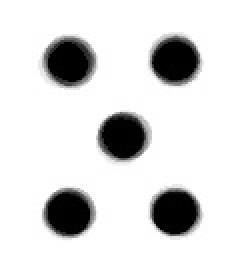
#> input picture InputData/Eval/averagedDots.jpg, 114 x 139 px (shown 2 times larger)
$ python -i extractCorners.py   (imports and definitions only)
#> lines starting #> are read from the running program, lines starting #| are printed output that depends on the picture
#> further down, picture is the input picture: shape (139, 114, 3); min 0, max 255, mean 219
### Sharpen.py
# -*- coding: utf-8 -*-
"""
Created on Wed Oct 26 12:48:08 2016

@author: User
"""
import cv2
import numpy as np

def Sharpen(img, degreeOSharpness = 4):

#> called with degreeOSharpness = 4
    if degreeOSharpness > 4 or degreeOSharpness < 1:
        degreeOSharpness = 2
    # generating the kernel
    if degreeOSharpness == 1:
        kernel_sharpen = np.array([[-1,-1,-1], [-1,9,-1], [-1,-1,-1]])
    elif degreeOSharpness == 2:
        kernel_sharpen = np.array([[1,1,1], [1,-7,1], [1,1,1]])
    elif degreeOSharpness == 3:
        kernel_sharpen = np.array([[-1,-1,-1,-1,-1], [-1,2,2,2,-1],
                                     [-1,2,8,2,-1], [-1,2,2,2,-1],
                                    [-1,-1,-1,-1,-1]]) / 8.0
    elif degreeOSharpness == 4:
        kernel_sharpen = np.array([[0,-1,0], [-1,5,-1], [0,-1,0]])

    # applying kernel to the input image
    output_1 = cv2.filter2D(img, -1, kernel_sharpen)
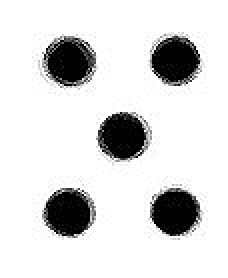
#> output_1: shape (139, 114, 3) (shown 2 times larger); min 0, max 255, mean 218.9
    return output_1

### extractCorners.py
# -*- coding: utf-8 -*-
"""
Created on Fri Oct 28 15:32:30 2016

Takes the warped image with marked ASIC pads
and extracts the corners of the marked ASIC pads
as coordinates. ASIC pads should be within HSV
color range(opencv) e.g.:
    [132][200][200] [155][255][255]

The input img is taken and only the pixels
in color range [lowerRange, upperRange] are
taken. The result is a mask with only white
pixels on the positions of the marked ASIC
pads.
After that connectedComponentsWithStats() is
used to compute the locations of the marked
regions in image.

Returns these coordinates as in groups of four
(corners of a rectangle) which are also sorted by
its location.

INPUT:  warped (alignable) image with marked ASIC pads
        lowerRange - bottom limit of Color Range in HSV
            that is extracted from the picture
        upperRange - top limit in HSV values
        lowerRange, upperRange HAVE TO BE np.array([])
@author: Ludwig Bartsch - SCIPP / TU Berlin
"""

import cv2
import numpy as np
from SortingXY import SortingXY as SortingXY
from Sharpen import Sharpen

def extractCorners(img, lowerRange = np.array([132,200,200]),
                        upperRange = np.array([155,255,255])):
    # conversion to HUE SATURATION and VALUE
    #img = cv2.GaussianBlur(img,(5,5),10.0)
    img = Sharpen(img, degreeOSharpness = 4)
    hsv = cv2.cvtColor(img, cv2.COLOR_BGR2HSV)
#> hsv: shape (139, 114, 3); mean H, S, V 0, 0, 218.9

    # rotation could damage corners of marked ASIC pads, blur improve results
    #hsv = cv2.GaussianBlur(hsv,(3,3),10.0)

    ############# Prep for finding corners ###############
    # set HUE value for purple to pint, SATURATION and VALUE can be anything in
    # allowed range, choosen color range easy to write as an intervall in HSV and
    # is not visible in the current hybrid layout
    # CAREFULL: Colorrange for HSV in OpenCV is different from e.g. GIMP.
    # In OpenCV: H = [0,180], S= [0,255], V = [0,255]


    # just take purpelish areas
    mask = cv2.inRange(hsv, lowerRange, upperRange)
#> mask: shape (139, 114); every value is 0
    cv2.imwrite('maskedASICPositions.jpg', mask)
    ######### Description of conncetedComponentsWithStats() #####
    #label: size of input img, each entry has value as it's label
    #centroid: matrix with x and y location of each centroid,
    # row corresponds to label number
    # stats: stats for each label: cv2.CC_STAT_LEFT , cv2.CC_STAT_TOP,
    # cv2.CC_STAT_WIDTH, cv2.CC_STAT_HEIGHT, cv2.CC_STAT_AREA
    # ret: number of labels
    ret, labels, stats, centroids = cv2.connectedComponentsWithStats(mask)
#> labels: shape (139, 114) int32; every value is 0
#> ret = 1; stats = [[0, 0, 114, 139, 15846]]; centroids = [[56.5, 69]]

    """
    # changed from harris Corner detection to connectedComponentsWithStats
    ############# Find Corners ###########

    # find Harris corners
    gray = np.float32(mask)
    # Number of Corner findings depends on params in cornerHarris!!
    # lowering the last param leads to multiple solutions for one corner.
    # for now cv2.cornerHarris(img, 2,3,0.14) works pretty well
    dst = cv2.cornerHarris(gray,3,3,0.14)

    # threshold to get corners instead of lines
    ret, dst = cv2.threshold(dst,0.005*dst.max(),255,0)
    dst = np.uint8(dst)

    # further refine corner detection
    # multiple solutions -> see as centroid
    ret, labels, stats, centroids = cv2.connectedComponentsWithStats(dst)

    # define the criteria to stop and refine the corners
    criteria = (cv2.TERM_CRITERIA_EPS + cv2.TERM_CRITERIA_MAX_ITER, 100, 0.001)
    corners = cv2.cornerSubPix(hsv,np.float32(centroids),(5,5),(-1,-1),criteria)
    print(type(corners))

    # extract positions of corners as pixel index/coordinate
    cornerOASICpads = cv2.findNonZero(corners)
    #cv2.imwrite('foundCornersOASICs.jpg', dst)
    cv2.imwrite('testpictodel.jpg', dst)

    # unpack as two lists of width and height positions
    cornerWidth = list((x[:][0][0] for x in cornerOASICpads))
    cornerHeigth = list((x[:][0][1] for x in cornerOASICpads))

    # sort
    cornerWidthSorted, cornerHeightSorted = SortingXY([cornerWidth, cornerHeigth],
                                                   xy = False) # sort by height first

    # CHECK IF CORRECT NUMBER O CORNERS
    if not (len(cornerHeightSorted) % 4 == 0): #
        raise Exception(
    "Number of found corners is not a multiple of 4 -> not all rectangles recognizable. "+
    "Vertical number of corners in image is: "+ str(len(cornerHeightSorted)))

    # check symmetrie by histogram of heigths and widths. if first and last bucket
    # unequal number of entries or any entries inbetween -> geometry does not
    # include identical rectangles

    buckets = np.histogram(cornerWidthSorted,4)
    if (buckets[0][0]!= buckets[0][-1]):
        raise Exception(
        "Symmetry condition of recognized rectangles of the Marked ASICs not fullfilled. Maybe not all points were correctly identified. ")
    del buckets

    # regroup into 4 corners per ASIC pad
    rectangleHeightPos = list(zip(*[iter(cornerHeightSorted)]*4) )
    rectangleWidthPos = list(zip(*[iter(cornerWidthSorted)]*4) )
    """
    return (ret, labels, stats, centroids)

>>> import cv2
>>> picture = cv2.imread('InputData/Eval/averagedDots.jpg')
>>> result = extractCorners(picture)
